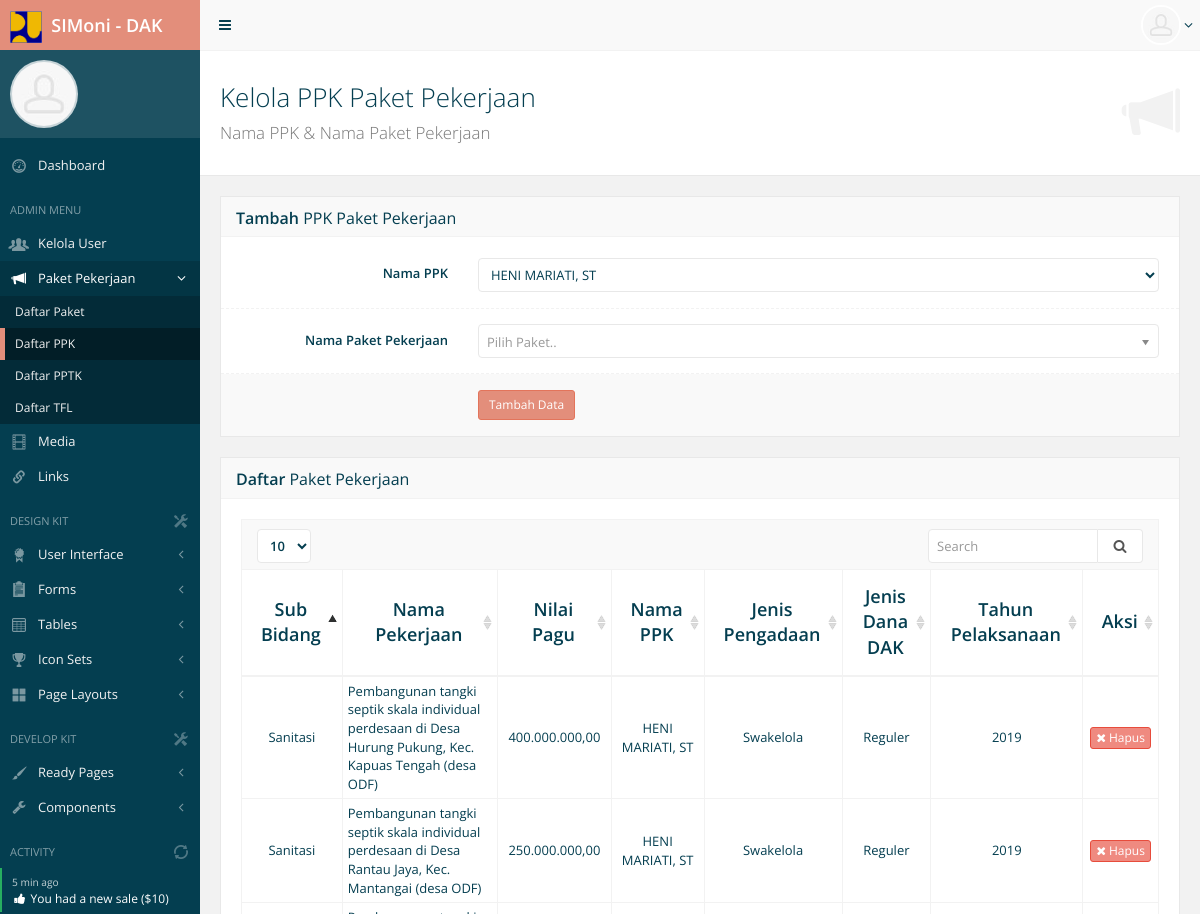
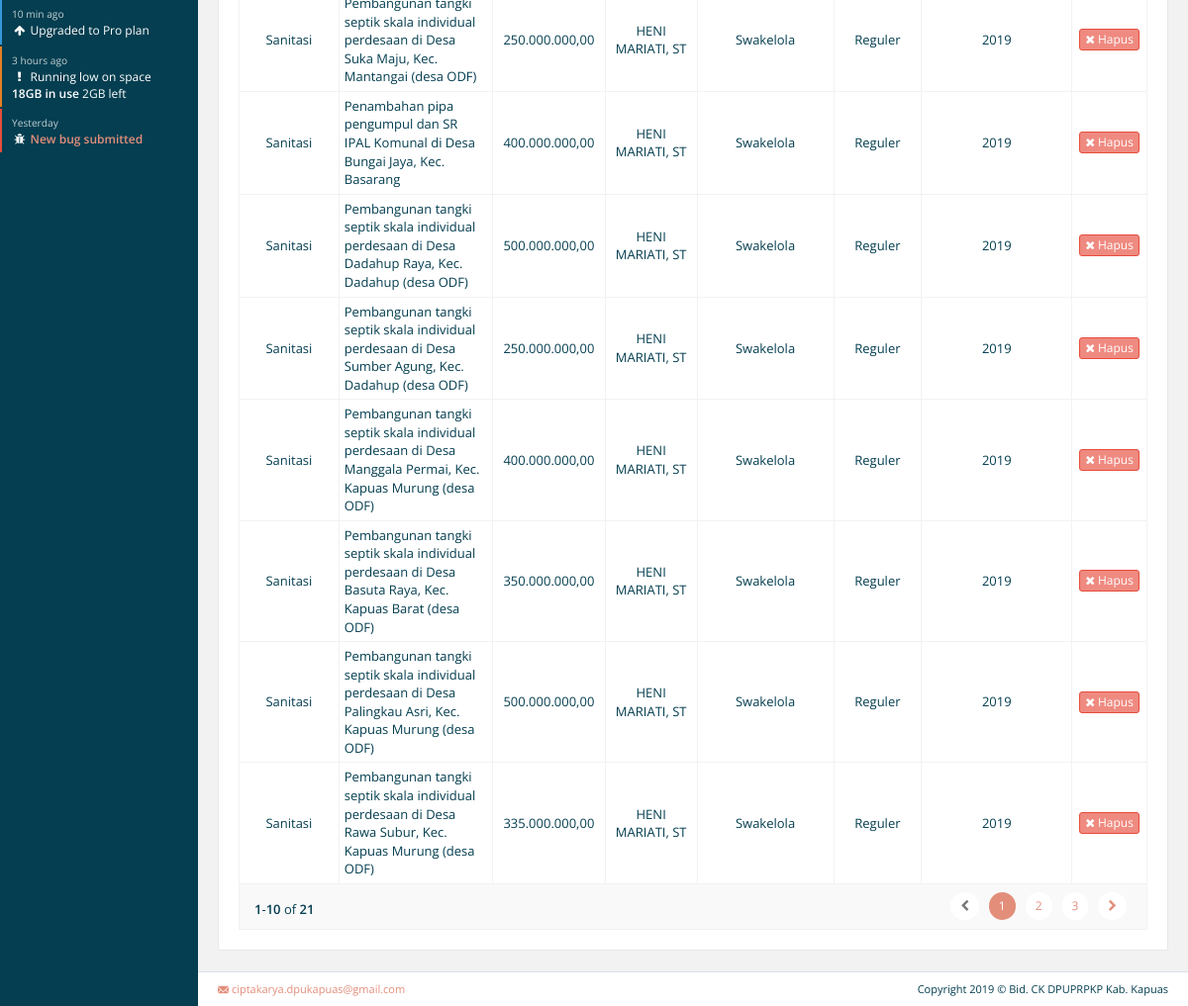
Page /main.php?menu=ppk on the committed database (2 pictures, top to bottom).
### tables this page shows
CREATE TABLE IF NOT EXISTS `simoni_ppk` (
  `ppkid` int(11) NOT NULL AUTO_INCREMENT,
  `userid` varchar(30) NOT NULL,
  `paketid` int(11) NOT NULL,
  PRIMARY KEY (`ppkid`)
);

CREATE TABLE IF NOT EXISTS `simoni_paket` (
  `paketid` int(11) NOT NULL AUTO_INCREMENT,
  `bidang` varchar(50) NOT NULL,
  `nama` text NOT NULL,
  `lokasi` varchar(255) NOT NULL,
  `pagu` bigint(20) NOT NULL,
  `target` int(11) NOT NULL,
  `satuan` varchar(30) NOT NULL,
  `pengadaan` varchar(30) NOT NULL,
  `dak` varchar(30) NOT NULL,
  `tahun` int(11) NOT NULL,
  PRIMARY KEY (`paketid`)
);

CREATE TABLE IF NOT EXISTS `simoni_user` (
  `userid` varchar(30) NOT NULL,
  `userpwd` varchar(50) NOT NULL,
  `nama` varchar(50) NOT NULL,
  `nip` varchar(18) NOT NULL,
  `email` varchar(50) NOT NULL,
  `level` varchar(30) NOT NULL,
  `last_login` datetime NOT NULL,
  PRIMARY KEY (`userid`)
);

### ppk.php (the view, shortened to what this page needs)
<div id="page-content">
	<div class="content-header">
		<div class="header-section">
			<h1>
				<i class="gi gi-bullhorn"></i>Kelola PPK Paket Pekerjaan<br><small>Nama PPK &amp; Nama Paket Pekerjaan</small>
			</h1>
		</div>
	</div>
	<div class="row">
		<div class="col-md-12">
			<div class="block">
				<div class="block-title">
					<h2><strong>Tambah</strong> PPK Paket Pekerjaan</h2>
				</div>
				<?php
				if(isset($_GET['aksi'])){
					if($_GET['aksi']=='hapus'){
						$q=mysqli_query($mycon,"delete from simoni_ppk where ppkid=$_GET[id]");
						if($q){
							?><script>alert('SUKSES!\n\nData berhasil dihapus.');</script><?php
						}else{
							?><script>alert('GAGAL!\n\nData gagal dihapus.');</script><?php
						}
						?><script>location.href='?menu=ppk';</script><?php
					}
				}else{
				?>
				<form method="post" enctype="multipart/form-data" class="form-horizontal form-bordered" >
					<div class="form-group">
						<label class="col-md-3 control-label" for="ppk">Nama PPK</label>
						<div class="col-md-9">
							<select id="ppk" name="ppk" class="form-control" size="1">
								<?php
								$q=mysqli_query($mycon,"select * from simoni_user where level='PPK'");
								while($h=mysqli_fetch_array($q)){
								?>
								<option value="<?php echo $h['userid']; ?>"><?php echo $h['nama']; ?></option>
								<?php
								}
								?>
							</select>
						</div>
					</div>
					<div class="form-group">
						<label class="col-md-3 control-label" for="paket">Nama Paket Pekerjaan</label>
						<div class="col-md-9">
						</div>
					</div>
					<div class="form-group form-actions">
						<div class="col-md-9 col-md-offset-3">
							<button type="submit" name="tambah" class="btn btn-sm btn-primary">Tambah Data</button>
						</div>
					</div>
				</form>
				<?php
				}
				?>
			</div>
		</div>
	</div>
	<div class="block full">
		<div class="block-title">
			<h2><strong>Daftar</strong> Paket Pekerjaan</h2>
		</div>
		<div class="table-responsive">
			<table id="dtable" class="table table-vcenter table-condensed table-bordered">
				<thead>
					<tr>
						<th class="text-center">Sub Bidang</th>
						<th class="text-center">Nama Pekerjaan</th>
						<th class="text-center">Nilai Pagu</th>
						<th class="text-center">Nama PPK</th>
						<th class="text-center">Jenis Pengadaan</th>
						<th class="text-center">Jenis Dana DAK</th>
						<th class="text-center">Tahun Pelaksanaan</th>
						<th class="text-center">Aksi</th>
					</tr>
				</thead>
				<tbody>
					<?php
					$q=mysqli_query($mycon,"select * from simoni_ppk");
					while($h=mysqli_fetch_array($q)){
						$qq=mysqli_query($mycon,"select * from simoni_paket where paketid=$h[paketid]");
						$paket=mysqli_fetch_array($qq);
						$qq=mysqli_query($mycon,"select * from simoni_user where userid='$h[userid]'");
						$ppk=mysqli_fetch_array($qq);
					?>
					<tr>
						<td class="text-center"><?php echo $paket['bidang']; ?></td>
						<td ><?php echo $paket['nama']; ?></td>
						<td class="text-center"><?php echo number_format($paket['pagu'],2,',','.'); ?></td>
						<td class="text-center"><?php echo $ppk['nama']; ?></td>
						<td class="text-center"><?php echo $paket['pengadaan']; ?></td>
						<td class="text-center"><?php echo $paket['dak']; ?></td>
						<td class="text-center"><?php echo $paket['tahun']; ?></td>
						<td class="text-center">
							<div class="btn-group">
								<a href="?menu=ppk&id=<?php echo $h['ppkid']; ?>&aksi=hapus" data-toggle="tooltip" title="Delete" class="btn btn-xs btn-danger"><i class="fa fa-times"></i> Hapus</a>
							</div>
						</td>
					</tr>
					<?php
					}
					?>
				</tbody>
			</table>
		</div>
	</div>
</div>

### css/themes/lake.css (style rules this page uses)
body, .nav.navbar-nav-custom > li > a, .navbar-default .navbar-nav > li > a, .form-control, .nav-tabs > li.active > a, .nav-tabs > li.active > a:hover, .nav-tabs > li.active > a:focus, li.dropdown-header, .chosen-container-single .chosen-single, .themed-color-dark { color: #043e50; }
#page-content, .table-hover > tbody > tr:hover > td, .table-hover > tbody > tr:hover > th, ul.wysihtml5-toolbar a.btn.wysihtml5-command-active, .slider-track, .nav-horizontal a { background-color: #f2f2f2; }
blockquote, .table thead > tr > th, .table tbody > tr > th, .table tfoot > tr > th, .table thead > tr > td, .table tbody > tr > td, .table tfoot > tr > td, .table tbody + tbody, .table-bordered, .table-bordered > thead > tr > th, .table-bordered > tbody > tr > th, .table-bordered > tfoot > tr > th, .table-bordered > thead > tr > td, .table-bordered > tbody > tr > td, .table-bordered > tfoot > tr > td, .list-group-item, .nav-tabs > li > a:hover, .pager > li > a, .pager > li > span, .pager > li.disabled > a:hover, .dropzone, ul.wysihtml5-toolbar a.btn.wysihtml5-command-active { border-color: #f2f2f2; }
header.navbar-default.navbar-fixed-bottom, .content-header, li.dropdown-header, .breadcrumb-top, .style-alt footer { border-top-color: #f2f2f2; }
header.navbar-default.navbar-fixed-top, .block-title, fieldset legend, .form-bordered .form-group, .wizard-steps, .nav-tabs, li.dropdown-header, .style-alt .content-header, .style-alt .breadcrumb-top { border-bottom-color: #f2f2f2; }
.block-title, .navbar.navbar-default, .form-bordered .form-group.form-actions, .table tfoot > tr > th, .table tfoot > tr > td, a.list-group-item:hover, a.list-group-item:focus, .nav > li > a:hover, .nav > li > a:focus, li.dropdown-header, .style-alt .content-header + .breadcrumb-top, .style-alt .breadcrumb-top + .content-header, .style-alt footer, .dropzone, .dataTables_wrapper > div { background-color: #f9f9f9; }
.block, .form-control, .input-group-addon, .switch-default span, .dropdown-menu, .style-alt .block, .chosen-container-single .chosen-single, .chosen-container-single .chosen-search input[type="text"], .chosen-container-multi .chosen-choices, div.tagsinput, .select2-container .select2-dropdown, .select2-container--default .select2-selection--single, .select2-container--default .select2-selection--multiple, .select2-container--default.select2-container--focus .select2-selection--multiple { border-color: #e8e8e8; }
.content-header, .content-top, .block-top, .breadcrumb-top, .style-alt .block-title { border-bottom-color: #e8e8e8; }
.btn-primary { background-color: #e38e7b; border-color: #e3745b; }

### rows in the picture
simoni_ppk: paketid.bidang "Sanitasi", paketid.nama "Pembangunan tangki septik skala individual perdesaan di Desa Hurung Pukung, Kec. Kapuas Tengah (desa ODF)", paketid.pagu "400.000.000,00", userid.nama "HENI MARIATI, ST", paketid.pengadaan "Swakelola", paketid.dak "Reguler", paketid.tahun "2019"
simoni_ppk: paketid.bidang "Sanitasi", paketid.nama "Pembangunan tangki septik skala individual perdesaan di Desa Rantau Jaya, Kec. Mantangai (desa ODF)", paketid.pagu "250.000.000,00", userid.nama "HENI MARIATI, ST", paketid.pengadaan "Swakelola", paketid.dak "Reguler", paketid.tahun "2019"
simoni_ppk: paketid.bidang "Sanitasi", paketid.nama "Pembangunan tangki septik skala individual perdesaan di Desa Suka Maju, Kec. Mantangai (desa ODF)", paketid.pagu "250.000.000,00", userid.nama "HENI MARIATI, ST", paketid.pengadaan "Swakelola", paketid.dak "Reguler", paketid.tahun "2019"
simoni_ppk: paketid.bidang "Sanitasi", paketid.nama "Penambahan pipa pengumpul dan SR IPAL Komunal di Desa Bungai Jaya, Kec. Basarang", paketid.pagu "400.000.000,00", userid.nama "HENI MARIATI, ST", paketid.pengadaan "Swakelola", paketid.dak "Reguler", paketid.tahun "2019"
simoni_ppk: paketid.bidang "Sanitasi", paketid.nama "Pembangunan tangki septik skala individual perdesaan di Desa Dadahup Raya, Kec. Dadahup (desa ODF)", paketid.pagu "500.000.000,00", userid.nama "HENI MARIATI, ST", paketid.pengadaan "Swakelola", paketid.dak "Reguler", paketid.tahun "2019"
simoni_ppk: paketid.bidang "Sanitasi", paketid.nama "Pembangunan tangki septik skala individual perdesaan di Desa Sumber Agung, Kec. Dadahup (desa ODF)", paketid.pagu "250.000.000,00", userid.nama "HENI MARIATI, ST", paketid.pengadaan "Swakelola", paketid.dak "Reguler", paketid.tahun "2019"
simoni_ppk: paketid.bidang "Sanitasi", paketid.nama "Pembangunan tangki septik skala individual perdesaan di Desa Manggala Permai, Kec. Kapuas Murung (desa ODF)", paketid.pagu "400.000.000,00", userid.nama "HENI MARIATI, ST", paketid.pengadaan "Swakelola", paketid.dak "Reguler", paketid.tahun "2019"
simoni_ppk: paketid.bidang "Sanitasi", paketid.nama "Pembangunan tangki septik skala individual perdesaan di Desa Basuta Raya, Kec. Kapuas Barat (desa ODF)", paketid.pagu "350.000.000,00", userid.nama "HENI MARIATI, ST", paketid.pengadaan "Swakelola", paketid.dak "Reguler", paketid.tahun "2019"
simoni_ppk: paketid.bidang "Sanitasi", paketid.nama "Pembangunan tangki septik skala individual perdesaan di Desa Palingkau Asri, Kec. Kapuas Murung (desa ODF)", paketid.pagu "500.000.000,00", userid.nama "HENI MARIATI, ST", paketid.pengadaan "Swakelola", paketid.dak "Reguler", paketid.tahun "2019"
simoni_ppk: paketid.bidang "Sanitasi", paketid.nama "Pembangunan tangki septik skala individual perdesaan di Desa Rawa Subur, Kec. Kapuas Murung (desa ODF)", paketid.pagu "335.000.000,00", userid.nama "HENI MARIATI, ST", paketid.pengadaan "Swakelola", paketid.dak "Reguler", paketid.tahun "2019"

### other values in the picture
form field ppk "HENI MARIATI, ST"
